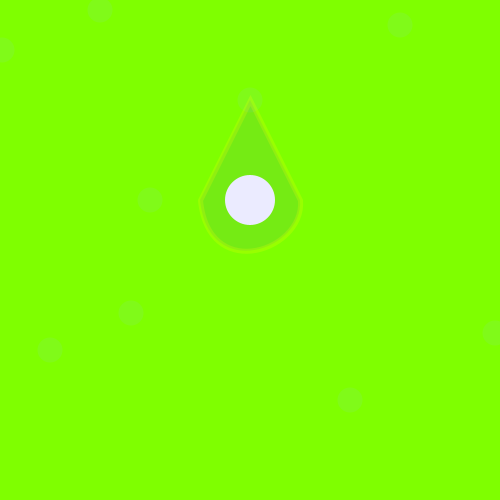
Frame 1 (no input)
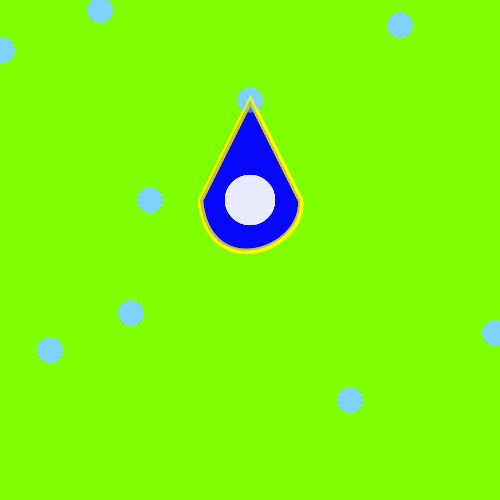
Frame 60 (the mouse pressed at the canvas centre just before this capture)
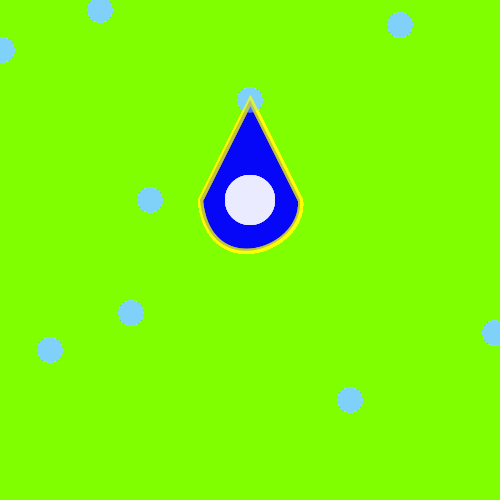
Frame 120 (the mouse held since frame 60 and released just before this capture)

The Processing sketch that drew these frames (run headless with seeded random() and noise(); from frame 60 on, the mouse is pressed at the canvas centre):

// Processing sketch: processing_11816
// ── processing_11816.pde

// Assignment #1
// Zandalee Montero
// zmontero@brynmawr.edu
// 9/4/10

void setup() {
  size(500,500);
  smooth();
  background(127,255,0);
}
void draw() {
  //circles
  noStroke();
  fill(135,206,250,25);
  ellipse(250,100,25,25);
  ellipse(2,50,25,25);
  ellipse(100,10,25,25);
  ellipse(350,400,25,25);
  ellipse(150,200,25,25);
  ellipse(50,350,25,25);
  ellipse(400,25,25,25);
  ellipse(495,333,25,25);
  ellipse(131,313,25,25);
  //circle inside
  noStroke();
  fill(255);
  ellipse(250,200, 50,50);
  //raindrop
  strokeWeight(5);
  stroke(255,255,0,50);
  fill(0,0,255,20);
  beginShape();
  vertex(250,100);
  vertex(200,200);
  curveVertex(250,300);
  curveVertex(200,300);
  curveVertex(300,200);
  curveVertex(175,0);
  vertex(250,100);
  endShape(CLOSE); 
}
  void mousePressed() {
    noStroke();
    fill(135,206,250,200);
    ellipse(mouseX,mouseY,25,25);
  }
